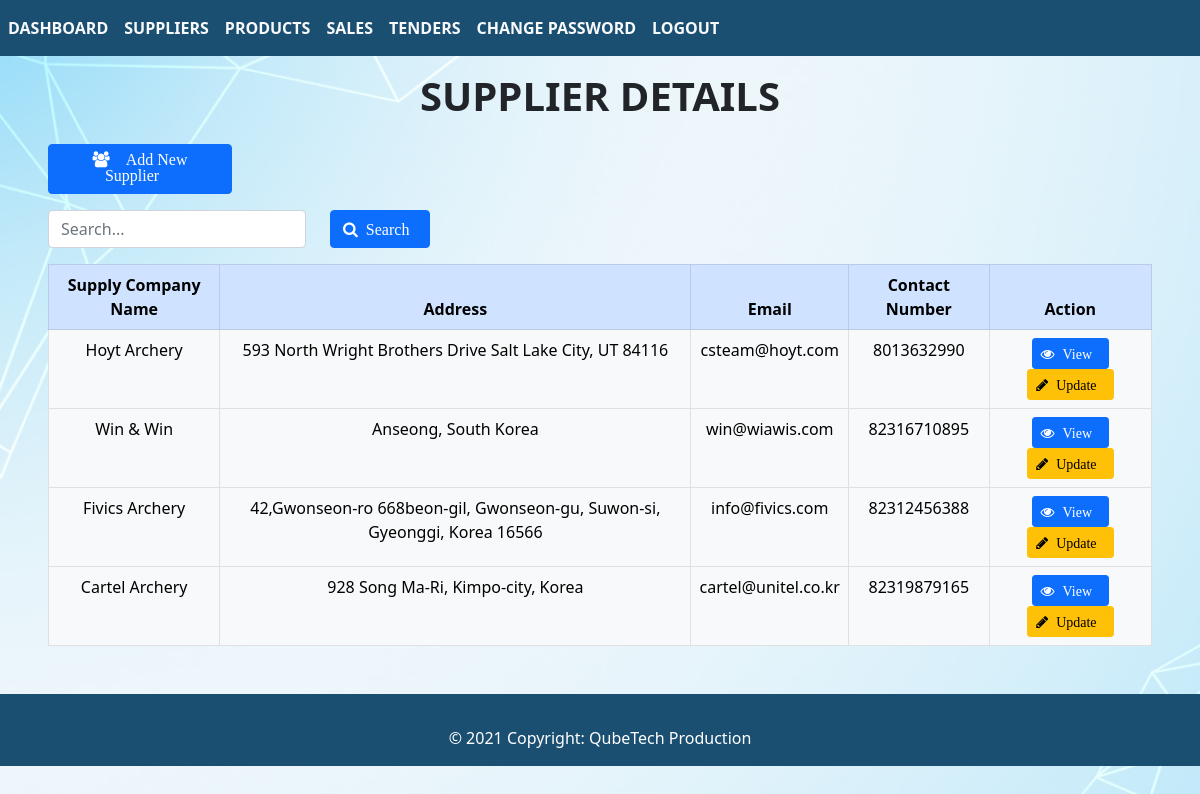
The page /view/php/views/supplier_details.php (signed in) on the database its author committed.
### tables this page shows
CREATE TABLE `suppliers` (
  `supplier_id` int(11) NOT NULL,
  `company_name` varchar(50) NOT NULL,
  `company_address` varchar(100) NOT NULL,
  `email` varchar(50) NOT NULL,
  `contact_no` varchar(50) NOT NULL
);

### view/php/views/supplier_details.php (the view, shortened to what this page needs)
<?php
if (isset($_SESSION['username']) && isset($_SESSION['password'])) {
?>
    <?php include('../views/header.php'); ?>
    <body>
        <div class="main-panel">
            <div class="content-wrapper">
                <div class="col-lg grid-margin stretch-card mx-auto">
                    <div class="m-3">
                        <div class="col-lg-12 mx-auto">
                            <div class="m-3">
                                <h1 class="d-flex justify-content-center text-uppercase"><b>Supplier Details</b></h1>
                                <div class="card-body">
                                    <a class="btn btn-primary col-lg-2 ml-2" href="../forms/add_supplier.php"><i class="fa fa-users" aria-hidden="true"><span class="p-3">Add New Supplier</span></i></a>
                                    <br>
                                    <form method="POST">
                                        <div class="row no-gutters align-items-center mt-2 pt-2">
                                            <div class="col-lg-3">
                                                <input class="form-control" name="search" type="search" placeholder="Search...">
                                            </div>
                                            <div class="col-auto">
                                                <button class="btn btn btn-primary" type="submit"><i class="fa fa-search" aria-hidden="true"><span class="p-2">Search</span></i></button>
                                            </div>
                                        </div>
                                    </form>
                                    <div class="table-responsive pt-3">
                                        <table class="table table-bordered">
                                            <thead class="table-primary text-center">
                                                <tr>
                                                    <th>Supply Company Name</th>
                                                    <th>Address</th>
                                                    <th>Email</th>
                                                    <th>Contact Number</th>
                                                    <th>Action</th>
                                                </tr>
                                            </thead>
                                            <?php
                                            require '../config.php';
                                            $query = " SELECT * FROM suppliers";
                                            $sql = mysqli_query($con, $query) or die('error getting');
                                            while ($row = mysqli_fetch_array($sql)) {
                                            ?>
                                                <tbody class="table-light text-center">
                                                    <td><?php echo $row['company_name']; ?></td>
                                                    <td><?php echo $row['company_address']; ?></td>
                                                    <td><?php echo $row['email']; ?></td>
                                                    <td><?php echo $row['contact_no']; ?></td>
                                                    <td>
                                                        <?php
                                                        echo "<a class='btn btn-primary btn-sm' href=\"../views/view_supplier_details.php?supplier_id=$row[supplier_id]\"><i class='fa fa-eye' aria-hidden='true'><span class='p-2'>View</span></i></a>";
                                                        ?>
                                                        <?php
                                                        echo "<a class='btn btn-warning btn-sm' href=\"../forms/update_supplier.php?supplier_id=$row[supplier_id]\"><i class='fa fa-pencil' aria-hidden='true'><span class='p-2'>Update</span></i></a>";
                                                        ?>
                                                    </td>
                                                </tbody>
                                            <?php
                                            }
                                            ?>
                                        </table>
                                    </div>
                                </div>
                            </div>
                        </div>
                    </div>
                </div>
            </div>
        </div>
    </body>
    <?php include('../views/footer.php'); ?>
<?php
} else {
    header("location: ../forms/login.php");
    exit();
}
?>

### view/css/index.css (style rules this page uses)
body { background-image: url('../../images/background_image.jpg'); background-repeat: no-repeat; background-attachment: fixed; background-size: cover; }

### rows shown on the page
suppliers: company_name "Hoyt Archery", company_address "593 North Wright Brothers Drive Salt Lake City, UT 84116", email "csteam@hoyt.com", contact_no "8013632990"
suppliers: company_name "Win & Win", company_address "Anseong, South Korea", email "win@wiawis.com", contact_no "82316710895"
suppliers: company_name "Fivics Archery", company_address "42,Gwonseon-ro 668beon-gil, Gwonseon-gu, Suwon-si, Gyeonggi, Korea 16566", email "info@fivics.com", contact_no "82312456388"
suppliers: company_name "Cartel Archery", company_address "928 Song Ma-Ri, Kimpo-city, Korea", email "cartel@unitel.co.kr", contact_no "82319879165"
